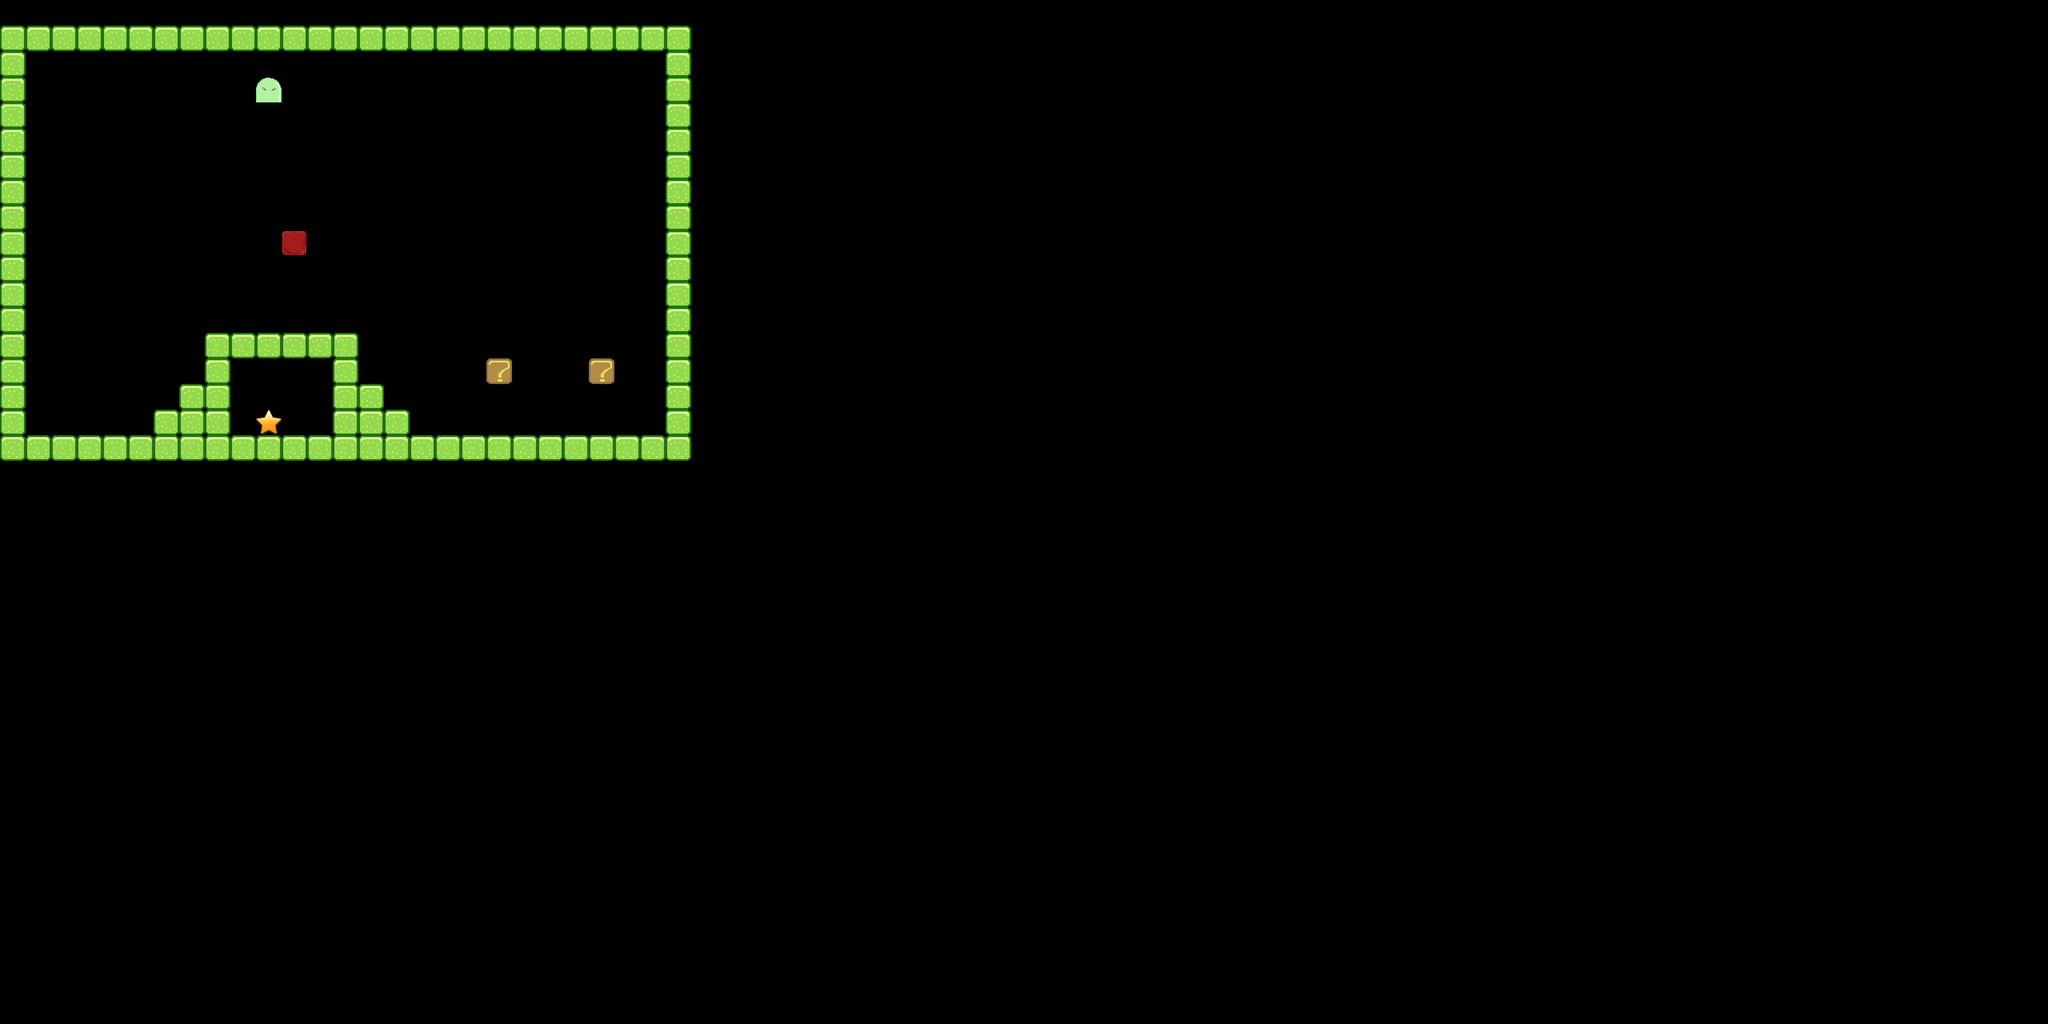

A level layout from a 2D game, rendered from its tile map. Below: a short description, then the map file with tile-grid data replaced by summaries:
An orthogonal 80x40 tile map with 32x32 px tiles, 5 tile layers (enemies, tile, player, star, ...), 4 tilesets.

<map version="1.0" orientation="orthogonal" width="80" height="40" tilewidth="32" tileheight="32">
 <tileset firstgid="1" name="tileset" tilewidth="32" tileheight="32">
  <image source="tileset.png" width="192" height="576" />
  <tile id="53">
   <properties>
    <property name="type" value="fuzzyBlock" />
   </properties>
  </tile>
  <tile id="102">
   <properties>
    <property name="type" value="boss1" />
   </properties>
  </tile>
 </tileset>
 <tileset firstgid="109" name="blockRed" tilewidth="32" tileheight="32">
  <image source="blockRed.png" width="32" height="32" />
 </tileset>
 <tileset firstgid="110" name="star" tilewidth="32" tileheight="32">
  <image source="star.png" width="32" height="32" />
 </tileset>
 <tileset firstgid="111" name="arrowTrap" tilewidth="32" tileheight="32">
  <image source="arrowTrap.png" width="32" height="32" />
  <tile id="0">
   <properties>
    <property name="type" value="arrowTrap" />
   </properties>
  </tile>
 </tileset>
 <layer name="enemies" width="80" height="40">
  <properties>
   <property name="type" value="enemies" />
  </properties>
  <data>[3200 cells, 1 non-empty, 1 distinct tile ids]</data>
 </layer>
 <layer name="tile" width="80" height="40">
  <properties>
   <property name="type" value="entity" />
  </properties>
  <data>[3200 cells, 104 non-empty, 2 distinct tile ids]</data>
 </layer>
 <layer name="player" width="80" height="40">
  <data>[3200 cells, 1 non-empty, 1 distinct tile ids]</data>
 </layer>
 <layer name="star" width="80" height="40">
  <properties>
   <property name="type" value="star" />
  </properties>
  <data>[3200 cells, 1 non-empty, 1 distinct tile ids]</data>
 </layer>
 <layer name="background" width="80" height="40" opacity="0.39">
  <properties>
   <property name="type" value="background" />
  </properties>
  <data>[3200 cells, 0 non-empty, 0 distinct tile ids]</data>
 </layer>
</map>
